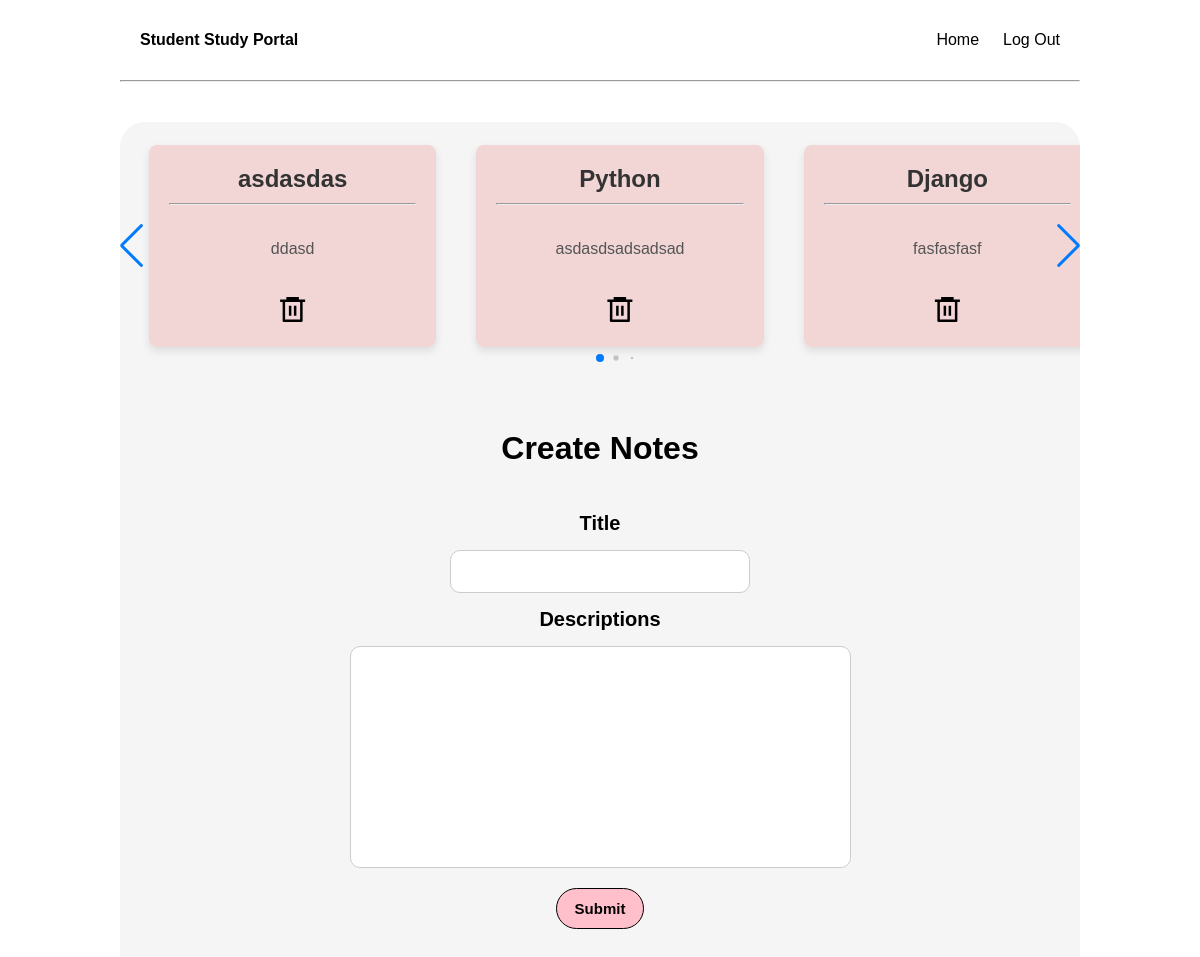
Screenshot of /notes (signed in) with the database file from the repository.
### Dashboard/models.py (models this page shows, shortened)
class Notes(models.Model):
    user=models.ForeignKey(User,on_delete=models.CASCADE)
    title=models.CharField(max_length=100)
    descriptions=models.TextField()

### Dashboard/views.py (the view, shortened to what this page needs)
# urls.py: path("notes",views.Note,name="Note"),
def Note(request):
    notes = Notes.objects.filter(user=request.user)
    value = {"Notes": notes}
    return render(request, "Dashboard/notes.html", value)

### Dashboard/templates/Dashboard/notes.html (shortened to what this page needs)
{% extends 'Dashboard/base.html' %}
{% load static %}
{% block body %}
<div class="note-main max-width1 m-auto my-2">
    <div class="slide-container swiper">
    <div class="swiper-wrapper">
        {% for note in Notes %}
        <a href="{% url 'Details-Note' note.id %}">
        <div class="card swiper-slide">
            <h2 class="title">{{note.title}}</h2>
            <hr>
            <p class="description">{{note.descriptions}}</p>
            <a href="{% url 'DeleteNote' note.id %}"><i class="ri-delete-bin-6-line Delete"></i></a>
        </div>
    </a>
        {% endfor %}
    </div>
        <div class="swiper-pagination"></div>
        <div class="swiper-button-next"></div>
        <div class="swiper-button-prev"></div>
    </div>
    <div class="note-details">
        <h1>Create Notes</h1>
        <form action="notes" method="post">{% csrf_token %}
            <label for="title">Title </label>
            <textarea name="title" id="title" rows="2" required></textarea>
            <label for="desc">Descriptions </label>
            <textarea name="Desc" id="desc" rows="5" required></textarea>
            <div class="note-btn">
                <button class="btn">Submit</button>
            </div>
        </form>
    </div>
</div>
{% endblock %}

### Dashboard/static/Dashboard/css/util.css (style rules this page uses)
:root { --main-bg-color: #bd6418; --font1: "Baloo Bhaina 2", cursive; --font2: "Roboto", sans-serif; }
.max-width1 { max-width: 80vw; }
.m-auto { margin: auto; }
.my-2 { margin-top: 40px; margin-bottom: 30px; }
.btn { width: 88px; height: 41px; background-color: pink; border-radius: 27px; border: 1px solid black; font-size: 15px; font-weight: bold; }

### Dashboard/static/Dashboard/css/style.css (style rules this page uses)
* { margin: 0; padding: 0; box-sizing: border-box; }
html,body { width: 100%; height: 100%; font-family: Arial, sans-serif; }

### Dashboard/static/Dashboard/css/note.css (style rules this page uses)
.swiper-button-next,.swiper-button-prev { margin: 0 -12px; }
.swiper { padding: 13px 19px !important; }
.slide-container { max-width: 1093px; width: 100%; }
.note-main { background-color: #f5f5f5; border-radius: 25px; height: 140vh; }
.note-main a { text-decoration: none; color:black; }
.card { background-color: #f2d3d3f2; border-radius: 8px; box-shadow: 0 4px 8px rgba(0, 0, 0, 0.1); padding: 20px; max-width: 320px; height: 250px; width: 100%; text-align: center; margin: 10px; }
.title { font-size: 24px; font-weight: bold; margin-bottom: 10px; color: #333333; }
.description { font-size: 16px; margin: 35px 0; color: #555555; }
.note-details { padding: 5vw 0; }
.note-details h1 { padding-bottom: 30px; text-align: center; }
.note-details form { display: flex; flex-direction: column; align-items: center; }
.note-details #title { width: 300px; height: 43px; border-radius: 10px; padding: 10px; font-size: 20px; border: 1px solid #ccc; resize: none; overflow: hidden; word-wrap: normal; }
.note-details #desc { width: 501px; height: 222px; border-radius: 10px; padding: 10px; font-size: 20px; border: 1px solid #ccc; resize: none; overflow: hidden; }
.note-details label { font-size: 20px; font-weight: 700; margin: 15px 0; }
.note-btn { padding: 20px 0px; }

### Dashboard/static/Dashboard/css/work.css (style rules this page uses)
.Delete { font-size: 30px; padding: 0 10px; }

### rows the page displays
Notes: title "asdasdas", descriptions "ddasd"
Notes: title "Python", descriptions "asdasdsadsadsad"
Notes: title "Django", descriptions "fasfasfasf"
